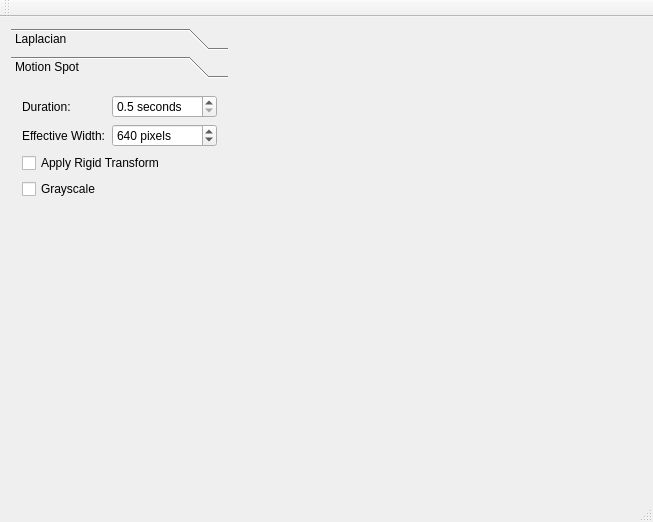
<?xml version="1.0" encoding="UTF-8"?>
<ui version="4.0">
 <class>MainWindow</class>
 <widget class="QMainWindow" name="MainWindow">
  <property name="geometry">
   <rect>
    <x>0</x>
    <y>0</y>
    <width>653</width>
    <height>522</height>
   </rect>
  </property>
  <property name="windowTitle">
   <string>MainWindow</string>
  </property>
  <widget class="QWidget" name="centralWidget">
   <layout class="QHBoxLayout" name="horizontalLayout">
    <item>
     <widget class="QToolBox" name="toolBox">
      <property name="sizePolicy">
       <sizepolicy hsizetype="Fixed" vsizetype="Preferred">
        <horstretch>0</horstretch>
        <verstretch>0</verstretch>
       </sizepolicy>
      </property>
      <property name="currentIndex">
       <number>1</number>
      </property>
      <widget class="QWidget" name="laplacianTab">
       <property name="geometry">
        <rect>
         <x>0</x>
         <y>0</y>
         <width>158</width>
         <height>384</height>
        </rect>
       </property>
       <property name="sizePolicy">
        <sizepolicy hsizetype="Preferred" vsizetype="Preferred">
         <horstretch>0</horstretch>
         <verstretch>0</verstretch>
        </sizepolicy>
       </property>
       <attribute name="label">
        <string>Laplacian</string>
       </attribute>
       <layout class="QFormLayout" name="formLayout">
        <item row="0" column="1">
         <widget class="QSpinBox" name="sbLaplacianRadius">
          <property name="suffix">
           <string> pixels</string>
          </property>
          <property name="minimum">
           <number>1</number>
          </property>
          <property name="maximum">
           <number>100</number>
          </property>
          <property name="singleStep">
           <number>2</number>
          </property>
          <property name="value">
           <number>3</number>
          </property>
         </widget>
        </item>
        <item row="0" column="0">
         <widget class="QLabel" name="label">
          <property name="text">
           <string>Blur Radius:</string>
          </property>
         </widget>
        </item>
        <item row="1" column="0">
         <widget class="QLabel" name="label_3">
          <property name="text">
           <string>Kernel Size:</string>
          </property>
         </widget>
        </item>
        <item row="1" column="1">
         <widget class="QSpinBox" name="sbLaplacianKernel">
          <property name="suffix">
           <string> pixels</string>
          </property>
          <property name="minimum">
           <number>1</number>
          </property>
          <property name="maximum">
           <number>31</number>
          </property>
          <property name="singleStep">
           <number>2</number>
          </property>
          <property name="value">
           <number>3</number>
          </property>
         </widget>
        </item>
       </layout>
      </widget>
      <widget class="QWidget" name="motionTab">
       <property name="sizePolicy">
        <sizepolicy hsizetype="Preferred" vsizetype="Preferred">
         <horstretch>0</horstretch>
         <verstretch>0</verstretch>
        </sizepolicy>
       </property>
       <attribute name="label">
        <string>Motion Spot</string>
       </attribute>
       <layout class="QFormLayout" name="formLayout_2">
        <item row="0" column="0">
         <widget class="QLabel" name="label_2">
          <property name="text">
           <string>Duration:</string>
          </property>
         </widget>
        </item>
        <item row="0" column="1">
         <widget class="QDoubleSpinBox" name="sbMotionDuration">
          <property name="suffix">
           <string> seconds</string>
          </property>
          <property name="decimals">
           <number>1</number>
          </property>
          <property name="minimum">
           <double>0.500000000000000</double>
          </property>
          <property name="singleStep">
           <double>0.500000000000000</double>
          </property>
         </widget>
        </item>
        <item row="1" column="1">
         <widget class="QSpinBox" name="sbMotionWidth">
          <property name="suffix">
           <string> pixels</string>
          </property>
          <property name="minimum">
           <number>100</number>
          </property>
          <property name="maximum">
           <number>4096</number>
          </property>
          <property name="singleStep">
           <number>20</number>
          </property>
          <property name="value">
           <number>640</number>
          </property>
         </widget>
        </item>
        <item row="1" column="0">
         <widget class="QLabel" name="label_4">
          <property name="text">
           <string>Effective Width:</string>
          </property>
         </widget>
        </item>
        <item row="3" column="0" colspan="2">
         <widget class="QCheckBox" name="cbRigidTransform">
          <property name="text">
           <string>Apply Rigid Transform</string>
          </property>
         </widget>
        </item>
        <item row="4" column="0" colspan="2">
         <widget class="QCheckBox" name="cbMotionGrayscale">
          <property name="text">
           <string>Grayscale</string>
          </property>
         </widget>
        </item>
       </layout>
      </widget>
     </widget>
    </item>
    <item>
     <widget class="WindowCaptureWidget" name="wcDisplay" native="true">
      <property name="sizePolicy">
       <sizepolicy hsizetype="Expanding" vsizetype="Expanding">
        <horstretch>0</horstretch>
        <verstretch>0</verstretch>
       </sizepolicy>
      </property>
     </widget>
    </item>
   </layout>
  </widget>
  <widget class="QMenuBar" name="menuBar">
   <property name="geometry">
    <rect>
     <x>0</x>
     <y>0</y>
     <width>653</width>
     <height>18</height>
    </rect>
   </property>
  </widget>
  <widget class="QToolBar" name="mainToolBar">
   <attribute name="toolBarArea">
    <enum>TopToolBarArea</enum>
   </attribute>
   <attribute name="toolBarBreak">
    <bool>false</bool>
   </attribute>
  </widget>
  <widget class="QStatusBar" name="statusBar"/>
 </widget>
 <layoutdefault spacing="6" margin="11"/>
 <customwidgets>
  <customwidget>
   <class>WindowCaptureWidget</class>
   <extends>QWidget</extends>
   <header>windowcapturewidget.h</header>
   <container>1</container>
  </customwidget>
 </customwidgets>
 <resources/>
 <connections/>
</ui>
